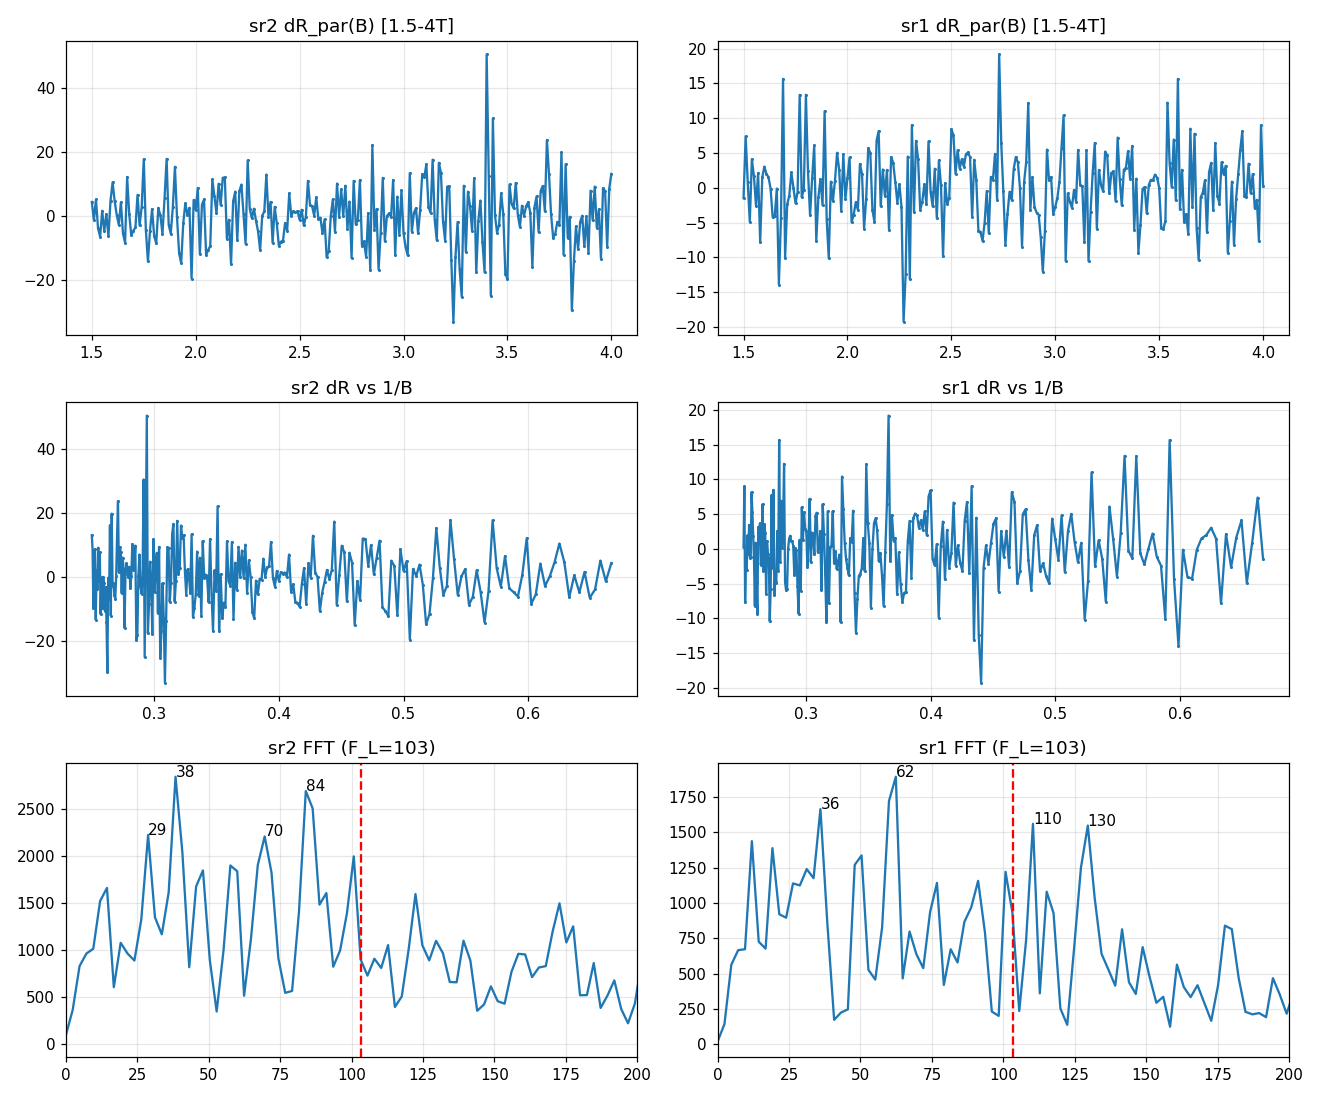

The script that saved this image:
import numpy as np, os, json, matplotlib
matplotlib.use('Agg'); import matplotlib.pyplot as plt
import scipy.constants as cst
from scipy.signal import find_peaks
d="data/3"
cols=json.load(open(os.path.join(d,"metadata.json")))["columns"]
raw=np.genfromtxt(os.path.join(d,"data.tsv"),delimiter="\t")
C={}; seen={}
for i,c in enumerate(cols):
    k=c if c not in seen else c+f".{seen[c]}"; seen[c]=seen.get(c,0)+1; C[k]=raw[:,i]
B=C['magnet_mag']; I=np.abs(C['sr0_X']/1e6)
def proj(ch):
    X=C[ch+'_X']; Y=C[ch+'_Y']
    th=np.arctan2(np.median(Y),np.median(X))   # resistive phase
    Rpar=(X*np.cos(th)+Y*np.sin(th))/I          # resistive projection
    Rperp=(-X*np.sin(th)+Y*np.cos(th))/I        # quadrature (noise estimate)
    return Rpar,Rperp,np.degrees(th)
m=B>0.02; o=np.argsort(B[m]); Bs=B[m][o]
FL=cst.h*10e16/(4*cst.e)
fig,ax=plt.subplots(3,2,figsize=(12,10))
for col,ch in enumerate(['sr2','sr1']):
    Rpar,Rperp,th=proj(ch); Rpar=Rpar[m][o]; Rperp=Rperp[m][o]
    noise=np.std(np.diff(Rperp))/np.sqrt(2)
    print(f"{ch}: resistive phase={th:.0f} deg  Rpar med={np.median(Rpar):.1f} Ohm  quad-noise(pt)={noise:.2f} Ohm")
    for Blo,cc in [(1.5,'window')]:
        sel=(Bs>=Blo)&(Bs<=4.0); Bw=Bs[sel]; Rw=Rpar[sel]
        p=np.polyfit(Bw,Rw,5); dR=Rw-np.polyval(p,Bw)
        invB=1/Bw; ordr=np.argsort(invB); ub=np.linspace(invB[ordr].min(),invB[ordr].max(),4096)
        dRi=np.interp(ub,invB[ordr],dR[ordr]); win=np.hanning(len(dRi))
        F=np.fft.rfftfreq(len(ub),d=ub[1]-ub[0]); A=np.abs(np.fft.rfft((dRi-dRi.mean())*win))
        pk,_=find_peaks(A,height=A.max()*0.2,distance=4); pk=pk[(F[pk]>3)&(F[pk]<260)]
        pk=pk[np.argsort(A[pk])[::-1]]
        print(f"  [{Blo}-4T] dF={1/(invB.max()-invB.min()):.1f}T  amp(dR)~{np.std(dR):.2f}Ohm  peaks: "+", ".join(f"{F[k]:.0f}T(A{A[k]/A[pk[0]]:.2f})" for k in pk[:5]))
        ax[0,col].plot(Bw,dR,'.-',ms=2); ax[0,col].set_title(f'{ch} dR_par(B) [{Blo}-4T]'); ax[0,col].grid(alpha=.3)
        ax[1,col].plot(1/Bw,dR,'.-',ms=2); ax[1,col].set_title(f'{ch} dR vs 1/B'); ax[1,col].grid(alpha=.3)
        ax[2,col].plot(F,A); ax[2,col].axvline(FL,color='r',ls='--'); ax[2,col].set_xlim(0,200); ax[2,col].set_title(f'{ch} FFT (F_L={FL:.0f})'); ax[2,col].grid(alpha=.3)
        for k in pk[:4]: ax[2,col].annotate(f'{F[k]:.0f}',(F[k],A[k]))
plt.tight_layout(); plt.savefig('hera_scratch/fft3b.png',dpi=110); print("saved")
